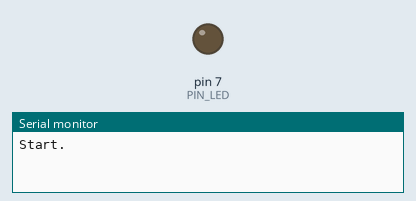
This sketch was run on a simulated Arduino Uno, built with avr-gcc and run on an emulated ATmega328P. On the bench: output pins drawn as LEDs (lit = HIGH), the last lines printed to the serial monitor.

Above: at 0.1 s.
At 2.0 s:
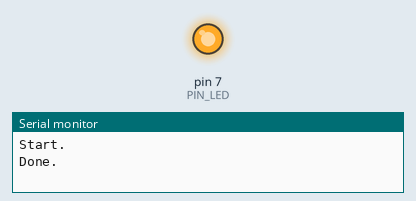
Timing chart, 0 to 3.5 s (numbered marks = the images above):
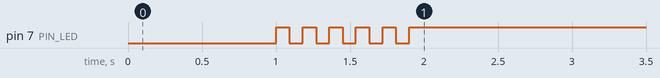

The sketch:

05_practice_2.ino
```cpp
#define PIN_LED 7

int ReverseToggle(int toggle){
  return !toggle;
}

void setup() {
  pinMode(PIN_LED, OUTPUT);
  Serial.begin(115200);
  while(!Serial){
    ;
  }
  int blinkPerSec = 5, toggle = 0;

  Serial.println("Start.");
  digitalWrite(PIN_LED, toggle);
  delay(1000);

  for(int i = 0;i<blinkPerSec * 2 + 1;i++){
    toggle = ReverseToggle(toggle);
    digitalWrite(PIN_LED, toggle);
    delay(1000 / (blinkPerSec * 2 + 1));
  }

  Serial.println("Done.");
}

void loop() {


}
```
